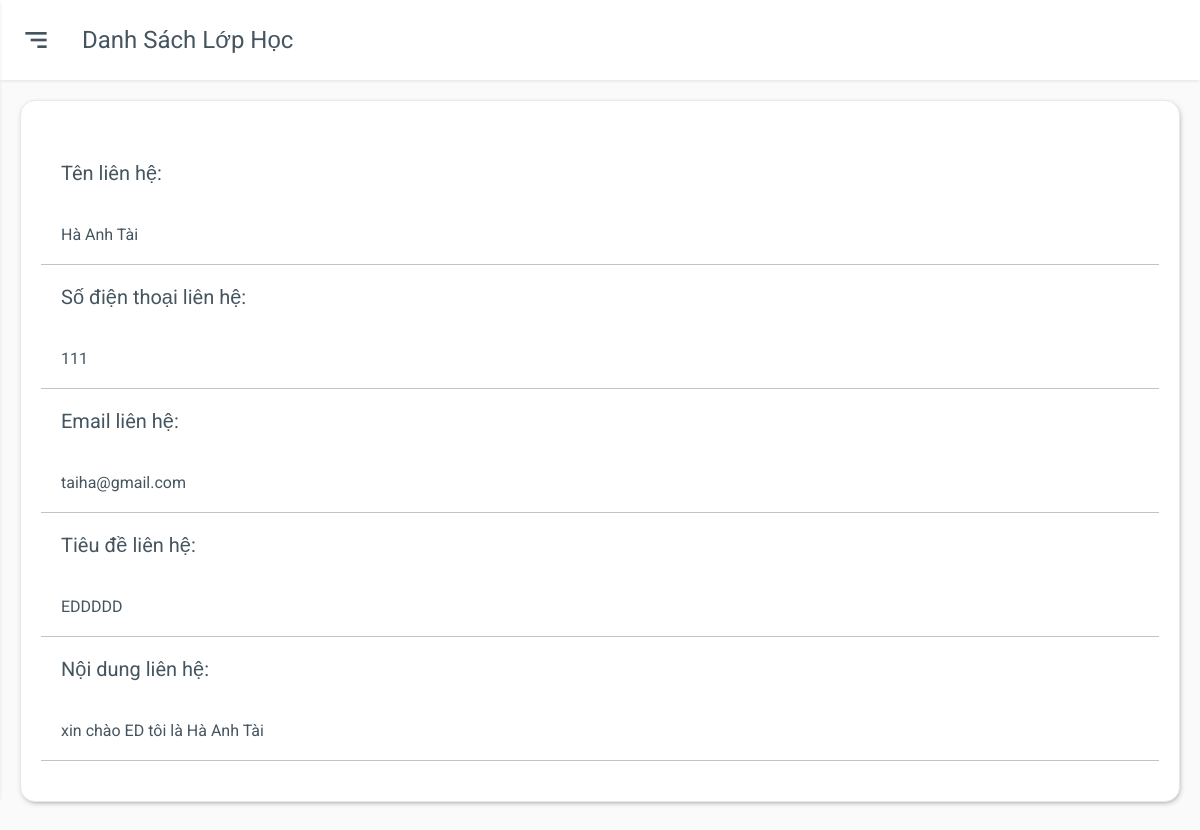
Page /admin/contactdetails.php?Id=1 (signed in) on the committed database.
### tables this page shows
CREATE TABLE `tbl_contact` (
  `contactId` int(11) NOT NULL,
  `contactName` varchar(255) NOT NULL,
  `contactPhone` int(11) NOT NULL,
  `contactEmail` varchar(255) NOT NULL,
  `contactTitle` text NOT NULL,
  `contactContent` text NOT NULL
);

### lib/database.php (called while the page is built, shortened)
<?php
Class Database{
   public $host   = DB_HOST;
   public $user   = DB_USER;
   public $pass   = DB_PASS;
   public $dbname = DB_NAME;
   public $link;
private function connectDB(){
   $this->link = new mysqli($this->host, $this->user, $this->pass,$this->dbname);
  mysqli_set_charset($this->link,"utf8");
 }
public function select($query){
  $result = $this->link->query($query) or
   die($this->link->error.__LINE__);
  if($result->num_rows > 0){
    return $result;
  } else {
    return false;
  }
 }
}
?>

### classes/contact.php (called while the page is built, shortened)
<?php
    $filepath = realpath(dirname(__FILE__));
    include_once ($filepath.'/../lib/database.php');
?>
<?php
 class contact
 {
    private $db;
    public function __construct()
    {
        $this->db = new Database();
    }
    public function show_details($Id){
        $query = "SELECT * FROM tbl_contact WHERE contactId = '$Id' " ;
        $result = $this->db->select($query);
        return $result;
    }
}
?>

### admin/contactdetails.php (the view, shortened to what this page needs)
<?php
    $title = "Danh sách lớp học";
    include './inc/sidebar.php';
    include '../classes/contact.php';
?>
<?php
    $contact = new contact();
    if(!isset($_GET['Id']) || $_GET['Id'] == NULL) {
        echo '1';
    } else {
        $Id = $_GET['Id'];
    }
?>
<div class="main">
    <div class="main-header">
        <div class="mobile-toggle" id="mobile-toggle">
            <i class='bx bx-menu-alt-right'></i>
        </div>
        <div class="main-title">
            <?php
            echo $title;
            ?>
        </div>
    </div>
    <div class="main-content">
        <div class="row">
            <div class="col-12">
                <div class="box">
                    <div class="box-body overflow-scroll">
                        <?php
                            $show_details = $contact->show_details($Id);
                            if(isset($show_details))
                            {
                                while($result = $show_details->fetch_assoc()){
                                ?>
                        <div class="box-item">
                            <p>Tên liên hệ:</p>
                            <p><?php echo $result['contactName']?></p>
                        </div>
                        <div class="box-item">
                            <p>Số điện thoại liên hệ:</p>
                            <p><?php echo $result['contactPhone']?></p>
                        </div>
                        <div class="box-item">
                            <p>Email liên hệ:</p>
                            <a
                                href="mailto:<?php echo $result['contactEmail']?>"><?php echo $result['contactEmail']?></a>
                        </div>
                        <div class="box-item">
                            <p>Tiêu đề liên hệ:</p>
                            <p><?php echo $result['contactTitle']?></p>
                        </div>
                        <div class="box-item">
                            <p>Nội dung liên hệ:</p>
                            <p><?php echo $result['contactContent']?></p>
                        </div>
                        <?php
                                }
                            }
                            ?>
                    </div>
                </div>
            </div>
        </div>
    </div>
</div>
<?php
    include './inc/footer.php';
?>

### admin/css/grid.css (style rules this page uses)
.row { display: flex; flex-wrap: wrap; margin: 0 -15px; }
[class*="col-"] { padding: 0 15px; margin-bottom: 20px; }
.col-12 { width: 100%; }

### admin/css/app.css (style rules this page uses)
:root { --body-bg: #fafafb; --box-bg: #ffffff; --main-color: #0652dd; --text-color: #455560; --text-second-color: #72849ab3; --border-color: #e9e9e9; --menu-item-active-bg: rgba(62, 121, 247, 0.1); --black: #000; --box-border-radius: 15px; --sidebar-size: 260px; --sidebar-logo-img-size: 45px; --sidebar-logo-size: 80px; --profile-image-size: 45px; --main-header-height: 80px; --shadow: 0 1px 4px -1px rgb(0 0 0 / 15%); --darkmode-toggle-size: 20px; --while: #fff; }
* { padding: 0; margin: 0; box-sizing: border-box; }
body { font-family: "Roboto", sans-serif; background-color: var(--body-bg); color: var(--text-color); position: relative; }
a { text-decoration: none; color: unset; display: inline-block; }
.main { padding-left: var(--sidebar-size); }
.main-header { height: var(--main-header-height); display: flex; align-items: center; padding: 20px; background-color: var(--box-bg); box-shadow: var(--shadow); }
.mobile-toggle { display: none; }
.main-title { text-transform: capitalize; font-size: 1.5rem; }
.main-content { padding: 20px; }
.box { background-color: var(--box-bg); padding: 20px; border: 0.5px solid var(--border-color); border-radius: var(--box-border-radius); margin-bottom: 20px; box-shadow: 1px 2px 7px -4px #333; }
.box-item, .box-item-header { border-bottom: 1px solid rgba(51, 51, 51, 0.295); }
.box-item p, .box-item a { padding: 20px; word-break: break-all; }
.box-item P:first-child { font-size: 20px; }
.box-item { position: relative; }
.box-item::before { content: ""; width: 100%; height: 0; right: 0; background: transparent; top: 0; left: 0; position: absolute; }
.box-body { padding: 20px 0; width: 100%; display: block; }
.overflow-scroll { overflow-y: auto; }
@media only screen and (max-width: 1280px) { .main { padding-left: 0; } }
@media only screen and (max-width: 1280px) { .mobile-toggle, .sidebar-close { display: grid; place-items: center; font-size: 2rem; margin-right: 30px; cursor: pointer; } }

### rows in the picture
tbl_contact: contactName "Hà Anh Tài", contactPhone "111", contactEmail "taiha@gmail.com", contactTitle "EDDDDD", contactContent "xin chào ED tôi là Hà Anh Tài"

### other values in the picture
$title "Danh Sách Lớp Học"
